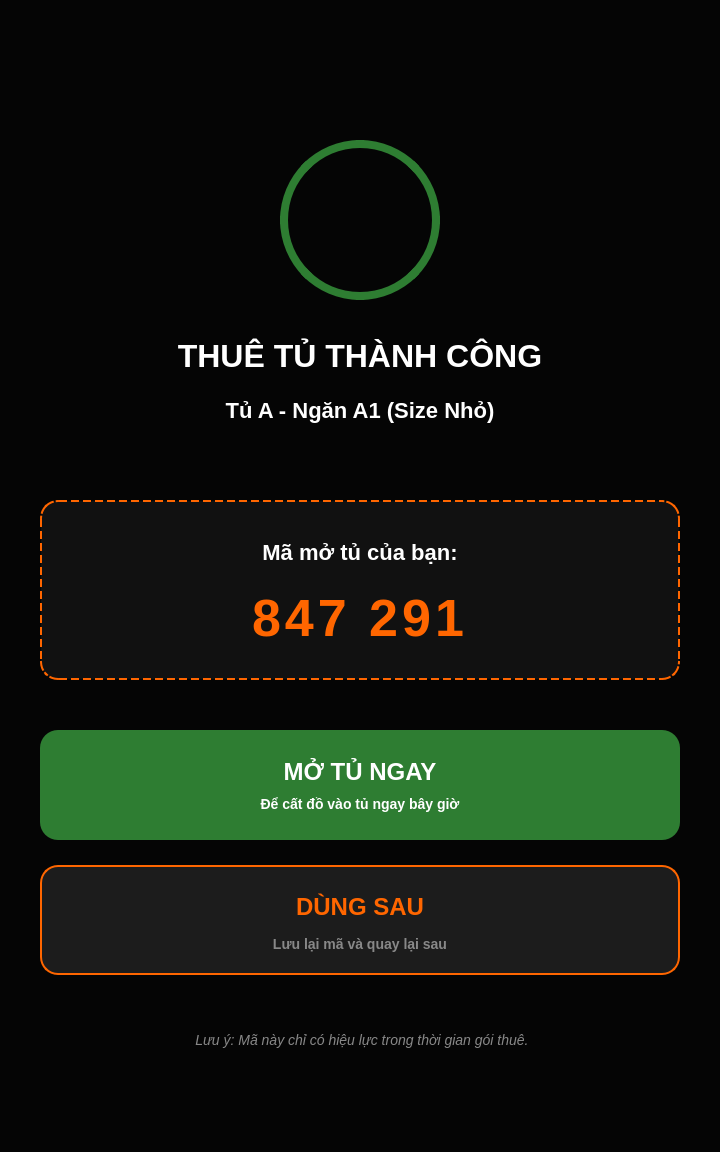
<?xml version="1.0" encoding="UTF-8"?>
<ui version="4.0">
 <class>mainContent</class>
 <widget class="QWidget" name="mainContent">
  <property name="geometry">
   <rect>
    <x>0</x>
    <y>0</y>
    <width>720</width>
    <height>1152</height>
   </rect>
  </property>
  <property name="windowTitle">
   <string>Form</string>
  </property>
  <property name="styleSheet">
   <string notr="true">#mainContent {
    background-color: #050505;
    border: none;
}
QLabel#lblSuccessTitle {
    color: #FFFFFF;
    font-size: 32px;
    font-weight: 900;
    background-color: transparent;
}
QLabel#lblLockerInfo {
    color: #FFFFFF;
    font-size: 22px;
    font-weight: 500;
    background-color: transparent;
}
QFrame#pinBox {
    background-color: #111111;
    border: 2px dashed #FF6600;
    border-radius: 18px;
}</string>
  </property>
  <widget class="QFrame" name="successCircle">
   <property name="geometry">
    <rect>
     <x>280</x>
     <y>140</y>
     <width>160</width>
     <height>160</height>
    </rect>
   </property>
   <property name="styleSheet">
    <string notr="true">QFrame#successCircle {
    background-color: transparent;
    border: 8px solid #2E7D32;
    border-radius: 80px;
}
QLabel#lblSuccessCheck {
    color: #FFFFFF;
    font-size: 76px;
    font-weight: 700;
    background-color: transparent;
}</string>
   </property>
   <property name="frameShape">
    <enum>QFrame::Shape::StyledPanel</enum>
   </property>
   <property name="frameShadow">
    <enum>QFrame::Shadow::Raised</enum>
   </property>
   <widget class="QLabel" name="lblSuccessCheck">
    <property name="geometry">
     <rect>
      <x>0</x>
      <y>-10</y>
      <width>160</width>
      <height>160</height>
     </rect>
    </property>
    <property name="text">
     <string/>
    </property>
    <property name="pixmap">
     <pixmap resource="../resources.qrc">:/assets/checkBoxIcon.png</pixmap>
    </property>
    <property name="alignment">
     <set>Qt::AlignmentFlag::AlignCenter</set>
    </property>
   </widget>
  </widget>
  <widget class="QLabel" name="lblSuccessTitle">
   <property name="geometry">
    <rect>
     <x>60</x>
     <y>330</y>
     <width>600</width>
     <height>52</height>
    </rect>
   </property>
   <property name="text">
    <string>THUÊ TỦ THÀNH CÔNG</string>
   </property>
   <property name="alignment">
    <set>Qt::AlignmentFlag::AlignCenter</set>
   </property>
  </widget>
  <widget class="QLabel" name="lblLockerInfo">
   <property name="geometry">
    <rect>
     <x>80</x>
     <y>392</y>
     <width>560</width>
     <height>36</height>
    </rect>
   </property>
   <property name="text">
    <string>Tủ A - Ngăn A1 (Size Nhỏ)</string>
   </property>
   <property name="alignment">
    <set>Qt::AlignmentFlag::AlignCenter</set>
   </property>
  </widget>
  <widget class="QFrame" name="pinBox">
   <property name="geometry">
    <rect>
     <x>40</x>
     <y>500</y>
     <width>640</width>
     <height>180</height>
    </rect>
   </property>
   <property name="styleSheet">
    <string notr="true">QLabel#lblPinLabel {
    color: #FFFFFF;
    font-size: 22px;
    font-weight: 500;
    background-color: transparent;
}
QLabel#lblPinCode {
    color: #FF6600;
    font-size: 52px;
    font-weight: 900;
    letter-spacing: 4px;
    background-color: transparent;
}
</string>
   </property>
   <property name="frameShape">
    <enum>QFrame::Shape::StyledPanel</enum>
   </property>
   <property name="frameShadow">
    <enum>QFrame::Shadow::Raised</enum>
   </property>
   <widget class="QLabel" name="lblPinLabel">
    <property name="geometry">
     <rect>
      <x>40</x>
      <y>35</y>
      <width>560</width>
      <height>34</height>
     </rect>
    </property>
    <property name="text">
     <string>Mã mở tủ của bạn:</string>
    </property>
    <property name="alignment">
     <set>Qt::AlignmentFlag::AlignCenter</set>
    </property>
   </widget>
   <widget class="QLabel" name="lblPinCode">
    <property name="geometry">
     <rect>
      <x>40</x>
      <y>82</y>
      <width>560</width>
      <height>72</height>
     </rect>
    </property>
    <property name="text">
     <string>847 291</string>
    </property>
    <property name="alignment">
     <set>Qt::AlignmentFlag::AlignCenter</set>
    </property>
   </widget>
  </widget>
  <widget class="QFrame" name="btnOpenNow">
   <property name="geometry">
    <rect>
     <x>40</x>
     <y>730</y>
     <width>640</width>
     <height>110</height>
    </rect>
   </property>
   <property name="cursor">
    <cursorShape>PointingHandCursor</cursorShape>
   </property>
   <property name="styleSheet">
    <string notr="true">QFrame#btnOpenNow {
    background-color: #2E7D32;
    border: none;
    border-radius: 18px;
}
QLabel#lblOpenNowTitle {
    color: #FFFFFF;
    font-size: 24px;
    font-weight: 900;
    background-color: transparent;
}

QLabel#lblOpenNowDesc {
    color: #FFFFFF;
    font-size: 14px;
    font-weight: 500;
    background-color: transparent;
}
</string>
   </property>
   <property name="frameShape">
    <enum>QFrame::Shape::StyledPanel</enum>
   </property>
   <property name="frameShadow">
    <enum>QFrame::Shadow::Raised</enum>
   </property>
   <widget class="QLabel" name="lblOpenNowTitle">
    <property name="geometry">
     <rect>
      <x>40</x>
      <y>25</y>
      <width>560</width>
      <height>34</height>
     </rect>
    </property>
    <property name="text">
     <string>MỞ TỦ NGAY</string>
    </property>
    <property name="alignment">
     <set>Qt::AlignmentFlag::AlignCenter</set>
    </property>
   </widget>
   <widget class="QLabel" name="lblOpenNowDesc">
    <property name="geometry">
     <rect>
      <x>40</x>
      <y>62</y>
      <width>560</width>
      <height>24</height>
     </rect>
    </property>
    <property name="text">
     <string>Để cất đồ vào tủ ngay bây giờ</string>
    </property>
    <property name="alignment">
     <set>Qt::AlignmentFlag::AlignCenter</set>
    </property>
   </widget>
  </widget>
  <widget class="QFrame" name="btnUseLater">
   <property name="geometry">
    <rect>
     <x>40</x>
     <y>865</y>
     <width>640</width>
     <height>110</height>
    </rect>
   </property>
   <property name="styleSheet">
    <string notr="true">QFrame#btnUseLater {
    background-color: #1C1C1C;
    border: 2px solid #FF6600;
    border-radius: 18px;
}
QLabel#lblUseLaterTitle {
    color: #FF6600;
    font-size: 24px;
    font-weight: 900;
    background-color: transparent;
}

QLabel#lblUseLaterDesc {
    color: #888888;
    font-size: 14px;
    font-weight: 500;
    background-color: transparent;
}
</string>
   </property>
   <property name="frameShape">
    <enum>QFrame::Shape::StyledPanel</enum>
   </property>
   <property name="frameShadow">
    <enum>QFrame::Shadow::Raised</enum>
   </property>
   <widget class="QLabel" name="lblUseLaterTitle">
    <property name="geometry">
     <rect>
      <x>40</x>
      <y>25</y>
      <width>560</width>
      <height>34</height>
     </rect>
    </property>
    <property name="text">
     <string>DÙNG SAU</string>
    </property>
    <property name="alignment">
     <set>Qt::AlignmentFlag::AlignCenter</set>
    </property>
   </widget>
   <widget class="QLabel" name="lblUseLaterDesc">
    <property name="geometry">
     <rect>
      <x>40</x>
      <y>62</y>
      <width>560</width>
      <height>34</height>
     </rect>
    </property>
    <property name="text">
     <string>Lưu lại mã và quay lại sau</string>
    </property>
    <property name="alignment">
     <set>Qt::AlignmentFlag::AlignCenter</set>
    </property>
   </widget>
  </widget>
  <widget class="QLabel" name="lblPinWarning">
   <property name="geometry">
    <rect>
     <x>80</x>
     <y>1020</y>
     <width>560</width>
     <height>40</height>
    </rect>
   </property>
   <property name="styleSheet">
    <string notr="true">QLabel#lblPinWarning {
    color: #888888;
    font-size: 14px;
    font-style: italic;
    background-color: transparent;
}
</string>
   </property>
   <property name="text">
    <string> Lưu ý: Mã này chỉ có hiệu lực trong thời gian gói thuê.</string>
   </property>
   <property name="alignment">
    <set>Qt::AlignmentFlag::AlignCenter</set>
   </property>
   <property name="wordWrap">
    <bool>true</bool>
   </property>
  </widget>
 </widget>
 <resources>
  <include location="../resources.qrc"/>
 </resources>
 <connections/>
</ui>
